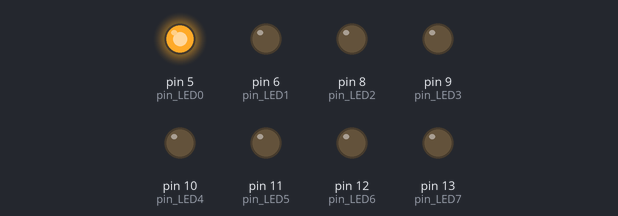
A sketch run on a simulated Arduino Uno, built with avr-gcc and run on an emulated ATmega328P. On the bench: output pins drawn as LEDs (lit = HIGH).

Above: at 0.2 s.
At 1.2 s:
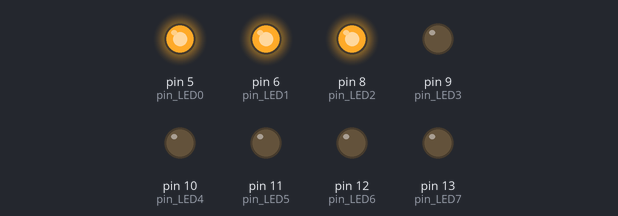
At 2.2 s:
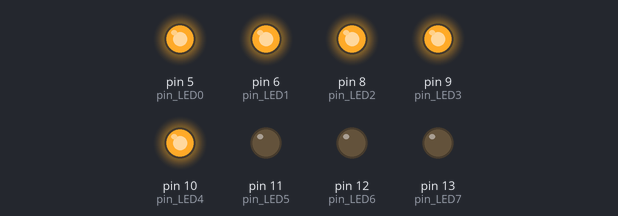
At 4.7 s:
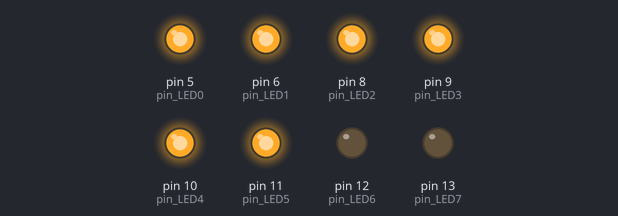
At 6.7 s:
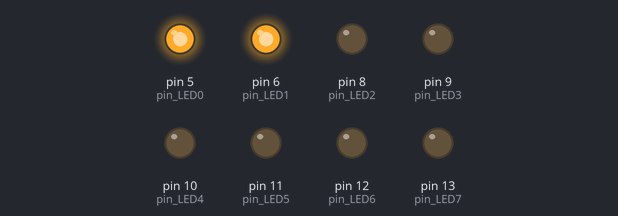
At 9.7 s:
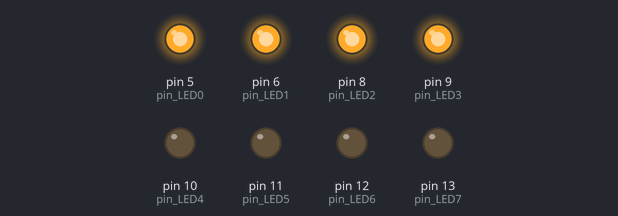
Timing chart, 0 to 10.4 s (numbered marks = the images above):
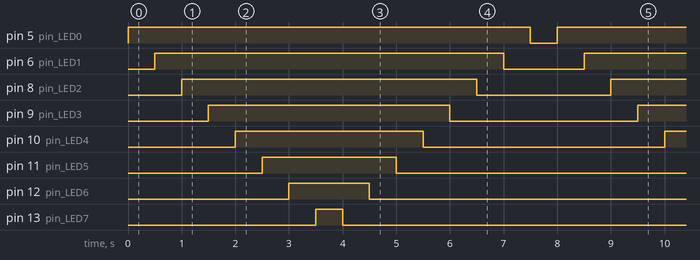

The sketch:

LED_01.ino
```cpp
int pin_LED0=5;
int pin_LED1=6;
int pin_LED2=8;
int pin_LED3=9;
int pin_LED4=10;
int pin_LED5=11;
int pin_LED6=12;
int pin_LED7=13;

void setup() {
  // put your setup code here, to run once:
pinMode(pin_LED0, OUTPUT);
pinMode(pin_LED1, OUTPUT);
pinMode(pin_LED2, OUTPUT);
pinMode(pin_LED3, OUTPUT);
pinMode(pin_LED4, OUTPUT);
pinMode(pin_LED5, OUTPUT);
pinMode(pin_LED6, OUTPUT);
pinMode(pin_LED7, OUTPUT);
}

void loop() {
  // put your main code here, to run repeatedly:
digitalWrite(pin_LED0, 1);
delay(500);
digitalWrite(pin_LED1, 1);
delay(500);
digitalWrite(pin_LED2, 1);
delay(500);
digitalWrite(pin_LED3, 1);
delay(500);
digitalWrite(pin_LED4, 1);
delay(500);
digitalWrite(pin_LED5, 1);
delay(500);
digitalWrite(pin_LED6, 1);
delay(500);
digitalWrite(pin_LED7, 1);
delay(500);
digitalWrite(pin_LED7, 0);
delay(500);
digitalWrite(pin_LED6, 0);
delay(500);
digitalWrite(pin_LED5, 0);
delay(500);
digitalWrite(pin_LED4, 0);
delay(500);
digitalWrite(pin_LED3, 0);
delay(500);
digitalWrite(pin_LED2, 0);
delay(500);
digitalWrite(pin_LED1, 0);
delay(500);
digitalWrite(pin_LED0, 0);
delay(500);
}
```

Measured:
- by itself, pin 5 (pin_LED0): alternates HIGH for 7.5 s and LOW for 0.50 s
- by itself, pin 6 (pin_LED1): alternates HIGH for 6.5 s and LOW for 1.5 s
- by itself, pin 8 (pin_LED2): alternates HIGH for 5.5 s and LOW for 2.5 s
- by itself, pin 9 (pin_LED3): alternates HIGH for 4.5 s and LOW for 3.5 s
- by itself, pin 10 (pin_LED4): alternates HIGH for 3.5 s and LOW for 4.5 s
- by itself, pin 11 (pin_LED5): alternates HIGH for 2.5 s and LOW for 5.5 s
- by itself, pin 12 (pin_LED6): alternates HIGH for 1.5 s and LOW for 6.5 s
- by itself, pin 13 (pin_LED7): alternates HIGH for 0.50 s and LOW for 7.5 s
